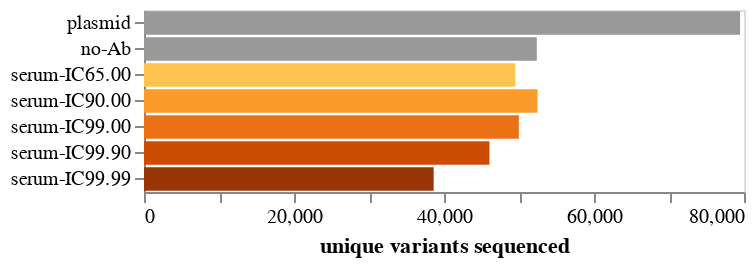

Notebook code for this chart:
### Code cell
# mutation_type_selection = alt.selection_multi(fields=["mutation_type"], bind="legend")

avg_muts_chart = (
    alt.Chart(
        variants_seen
                        )
    .encode(
        x=alt.X(
            "unique_variants",
            title="unique variants sequenced",
            axis=alt.Axis(grid=False),
        ),
        y=alt.Y(
            "sample",
            title=None,
            sort=['plasmid', 'no-Ab']
        ),
        color=alt.Color('color', scale = None)
#         color=alt.Color(
#             "mutation_type",
#             scale=alt.Scale(domain=mut_types_sort),
#         ),
#         order=alt.Order("order", sort="descending"),
#         tooltip=[alt.Tooltip(c, format=".3g") if c in ["count", "number"] else c
#                  for c in avg_muts.columns if c != "sample"],
    )
    .mark_bar()
    .properties(height=alt.Step(13), width=300)
    .configure_axis(labelLimit=500)
#     .add_selection(mutation_type_selection, *selections)
#     .transform_filter(mutation_type_selection)
)

# for selection in selections:
#     avg_muts_chart = avg_muts_chart.transform_filter(selection)

avg_muts_chart.save('scratch_notebooks/220303_summary_figures/scratch_figs/unique_variants.pdf')

avg_muts_chart

### Figure 1 — Vega-Lite specification as saved in the notebook (floating-point values rounded to 4 significant figures)
{"config": {"view": {"continuousWidth": 400, "continuousHeight": 300}, "axis": {"labelLimit": 500}}, "data": {"name": "data-7232606b88cb8f9fc7574f3b73130a3d"}, "mark": "bar", "encoding": {"color": {"field": "color", "scale": null, "type": "nominal"}, "x": {"axis": {"grid": false}, "field": "unique_variants", "title": "unique variants sequenced", "type": "quantitative"}, "y": {"field": "sample", "sort": ["plasmid", "no-Ab"], "title": null, "type": "nominal"}}, "height": {"step": 13}, "width": 300, "$schema": "https://vega.github.io/schema/vega-lite/v4.17.0.json", "datasets": {"data-7232606b88cb8f9fc7574f3b73130a3d": [{"sample": "no-Ab", "unique_variants": 52378, "color": "#999999"}, {"sample": "plasmid", "unique_variants": 79474, "color": "#999999"}, {"sample": "serum-IC65.00", "unique_variants": 49513, "color": "#FEC44F"}, {"sample": "serum-IC90.00", "unique_variants": 52474, "color": "#FB9A29"}, {"sample": "serum-IC99.00", "unique_variants": 49978, "color": "#EC7014"}, {"sample": "serum-IC99.90", "unique_variants": 46059, "color": "#CC4C02"}, {"sample": "serum-IC99.99", "unique_variants": 38620, "color": "#993404"}]}}
